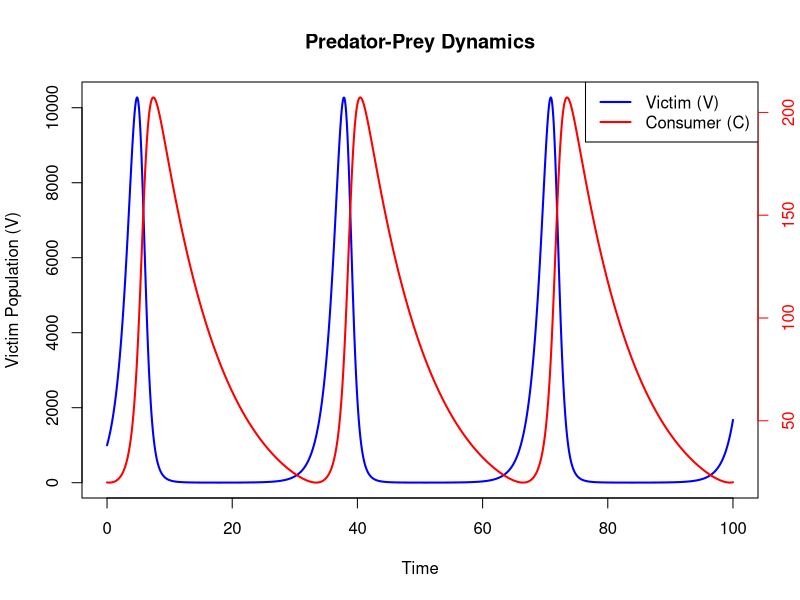
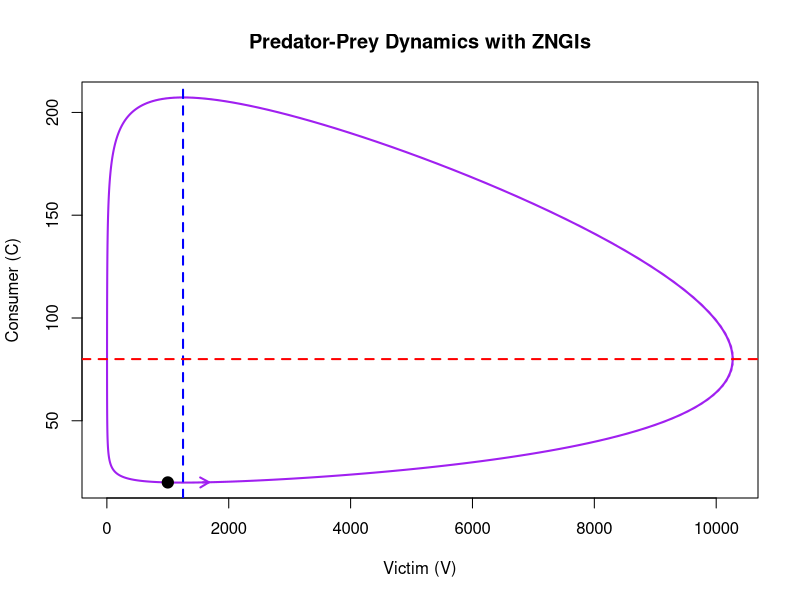

Here is the R script that generated these plots, in order:
## ---- chunk 1
library(deSolve)
## ---- chunk 2
predator_prey_model <- function(t, state, parameters) {
  with(as.list(c(state, parameters)), {
    dV <- R * V - a * V * C  # Victim (prey) growth equation
    dC <- a * f * V * C - q * C  # Consumer (predator) growth equation
    
    list(c(dV, dC))
  })
}
## ---- chunk 3
parameters <- c(R = 0.8,  # Victim (prey) growth rate
                a = 0.01, # Attack rate
                f = 0.008, # Conversion efficiency
                q = 0.1)  # Predator death rate

initial_state <- c(V = 1000,  # Initial victim population
                   C = 20)   # Initial consumer population
## ---- chunk 4
time <- seq(0, 100, by = 0.1)  # Time sequence
output <- ode(y = initial_state, times = time, func = predator_prey_model, parms = parameters)
output_df <- as.data.frame(output)
## ---- chunk 5
# Plot victim population on the primary y-axis
plot(output_df$time, output_df$V, type = "l", col = "blue", lwd = 2, 
     ylab = "Victim Population (V)", xlab = "Time", main = "Predator-Prey Dynamics")

# Add consumer population on a secondary y-axis
par(new = TRUE)
plot(output_df$time, output_df$C, type = "l", col = "red", lwd = 2, 
     axes = FALSE, xlab = "", ylab = "")
axis(side = 4, col = "red", col.axis = "red")
mtext("Consumer Population (C)", side = 4, line = 3, col = "red")

# Add legend
legend("topright", legend = c("Victim (V)", "Consumer (C)"), 
       col = c("blue", "red"), lwd = 2)
## ---- chunk 6
plot(output_df$V, output_df$C, type = "l", col = "purple", lwd = 2, 
     xlab = "Victim (V)", ylab = "Consumer (C)", 
     main = "Predator-Prey Dynamics with ZNGIs")

# Victim ZNGI
abline(v = parameters["q"] / (parameters["a"] * parameters["f"]), col = "blue", 
       lwd = 2, lty = 2)  
# Consumer ZNGI
abline(h = parameters["R"] / parameters["a"], col = "red", lwd = 2, lty = 2)  

# Add point for initial population sizes
points(output_df$V[1], output_df$C[1], pch = 19, col = "black", cex = 1.5)

# Add an arrow to the end of the line
arrows(x0 = output_df$V[nrow(output_df) - 1], 
       y0 = output_df$C[nrow(output_df) - 1], 
       x1 = output_df$V[nrow(output_df)], 
       y1 = output_df$C[nrow(output_df)], 
       col = "purple", length = 0.1, lwd = 2)
